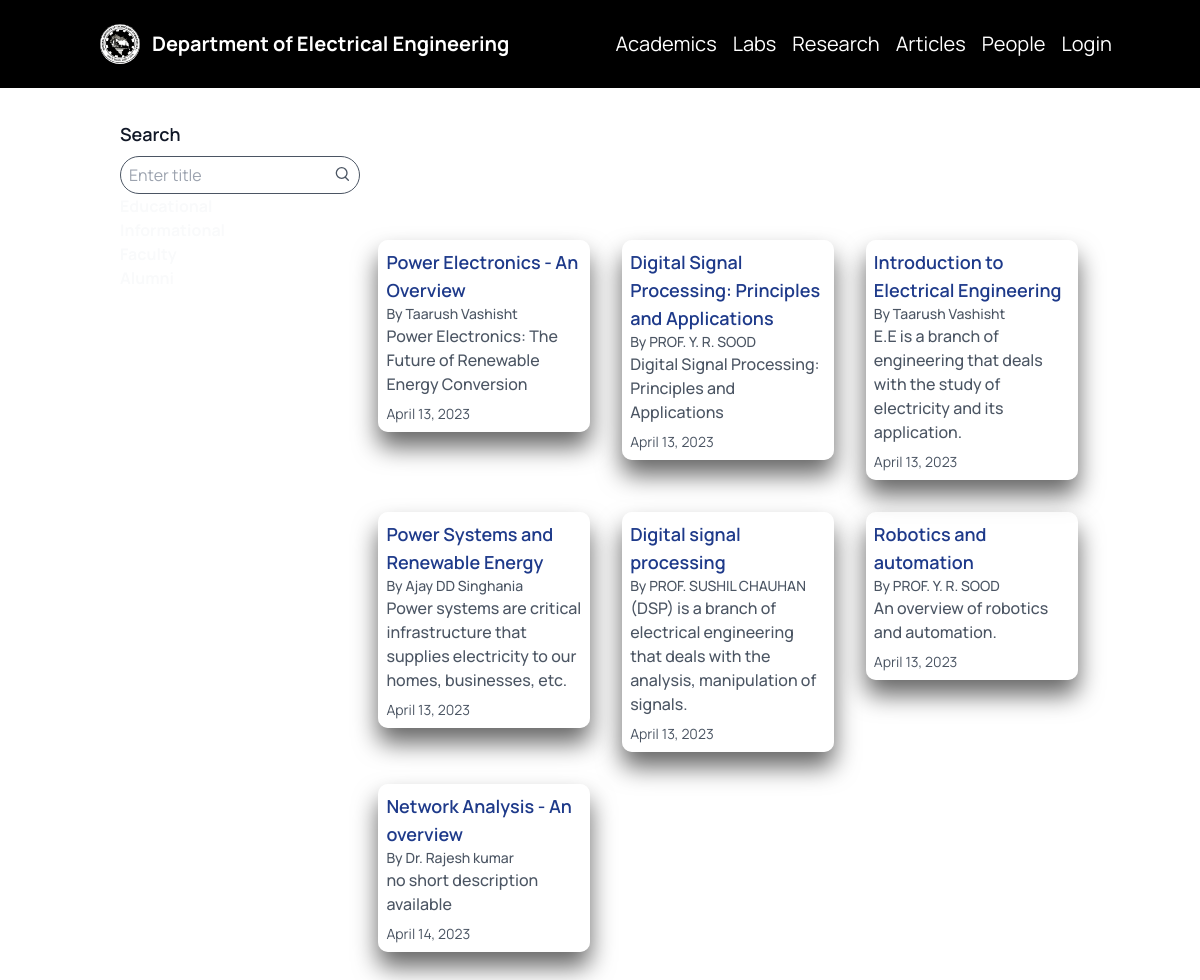
The page /faculty/posts/ on the database its author committed.
### ele/models.py (models this page shows, shortened)
class Post(models.Model):
    title = models.CharField(max_length=100)
    short_description= models.CharField(max_length=100,default="no short description available", blank=True)
    content = RichTextField(blank=True, null=True)
    author = models.ForeignKey(CustomUser, on_delete=models.CASCADE)
    document = models.FileField(upload_to='documents/', null=True, blank=True)
    created_at = models.DateTimeField(default=timezone.now)
    views = models.PositiveIntegerField(default=0)

class CustomUser(AbstractUser):
    role = models.CharField(choices=[(choice.value, choice.value) for choice in RoleChoices], max_length=10, null = True)
    bio = models.TextField(max_length=10000, null = True)
    name = models.TextField(max_length=30, null = True)
    company = models.TextField(null=True, blank=True)
    subjects = models.CharField(max_length=50, null = True, blank=True)
    profile_image = models.ImageField(upload_to="images/", null=True, blank=True)

### ele/views.py (the view)
# urls.py: path('faculty/posts/', PostListView.as_view(), name='faculty_posts'),
class PostListView(ListView):
    model = Post
    template_name = 'ele/post_list.html'
    paginate_by = 12
    def get_queryset(self):
        queryset = super().get_queryset()
        search_query = self.request.GET.get('search')
        if search_query:
            queryset = queryset.filter(title__icontains=search_query)
        return queryset

### ele/templates/ele/post_list.html (shortened to what this page needs)
{% extends 'ele/base.html' %}
{% block content %}
<div class="container mx-auto px-4 py-8">
  <div class="flex flex-wrap mx-2">
    <div class="w-full md:w-1/4 px-2 md:fixed">
    <h2 class="text-lg text-gray-900 font-semibold mb-2">Search</h2>
    <div class="relative">
      <form method="GET" action="{% url 'faculty_posts' %}">
        <div class="flex items-center bg-white border border-gray-600 border-2 p-2 w-60 rounded-full">
          <input class="appearance-none bg-white border-none w-full text-gray-700 leading-tight focus:outline-none" type="text" placeholder="Enter title" aria-label="Search" name="search" value="{{ request.GET.search }}">
          <button class="flex-wrap right-2 top-2 text-gray-600 hover:text-gray-700" type="submit">
              <svg class="w-4 h-4" fill="none" stroke-linecap="round" stroke-linejoin="round" stroke-width="2" viewBox="0 0 24 24" stroke="currentColor">
                  <path d="M15.5 15.5L20 20"></path>
                  <path d="M10 17C14.4183 17 18 13.4183 18 9C18 4.58172 14.4183 1 10 1C5.58172 1 2 4.58172 2 9C2 13.4183 5.58172 17 10 17Z"></path>
                </svg>
          </button>
        </div>
      </form>
    </div>
    <ul class="md:block hidden">
      <li><a href="#" class="text-l font-bold text-gray-50 hover:underline">Educational</a></li>
      <li><a href="#" class="font-bold text-gray-50 hover:underline">Informational</a></li>
      <li><a href="#" class="font-bold text-gray-50 hover:underline">Faculty</a></li>
      <li><a href="#" class="font-bold text-gray-50 hover:underline">Alumni</a></li>
    </ul>
  </div>
</div>
</div>
<div class="md:w-3/4 px-4 py-8 md:ml-auto">
      <h1 class="text-4xl mb-4 mx-8 text-white font-medium"> Articles </h1>
    <div class="container1 mx-auto">
      <div class="grid grid-cols-2 md:grid-cols-2 lg:grid-cols-3 gap-8">
        {% for post in object_list %}
        <div class="card bg-gray-200 rounded-lg shadow-md overflow-hidden hover:shadow-xl transition duration-300">
          <div class="p-2">
            <h1 class="text-lg font-semibold text-gray-800"><a href="{% url 'post_detail' pk=post.pk %}" class="text-blue-900 hover:underline">{{ post.title }}</a></h1>
            <p class="text-sm font-medium text-gray-600">By {{ post.author.name }}</p>
            <p class="text-base font-medium text-gray-600 mb-2">{{ post.short_description }}</p>
            <p class="mx-auto text-sm font-manrope text-gray-600">{{ post.created_at|date:"F d, Y" }}</p>
          </div>
        </div>
        {% endfor %}
      </div>
    </div>
  </div>
</div>
{% endblock %}

### ele/templates/ele/base.html (style rules this page uses)
body { background-color: #ffffff; font-family: 'Manrope', sans-serif; position: relative; color: #000000; }

### ele/templates/ele/post_list.html (style rules this page uses)
.card { background: rgba(255, 255, 255, 0.5); box-shadow: 0 15px 25px rgba(0,0,0,.6); border-radius: 10px; max-height: fit-content; }
.container1 { max-width: 95%; }

### rows shown on the page
Post: title "Power Electronics - An Overview", author.name "Taarush Vashisht", short_description "Power Electronics: The Future of Renewable Energy Conversion", created_at "April 13, 2023"
Post: title "Digital Signal Processing: Principles and Applications", author.name "PROF. Y. R. SOOD", short_description "Digital Signal Processing: Principles and Applications", created_at "April 13, 2023"
Post: title "Introduction to Electrical Engineering", author.name "Taarush Vashisht", short_description "E.E is a branch of engineering that deals with the study of electricity and its application.", created_at "April 13, 2023"
Post: title "Power Systems and Renewable Energy", author.name "Ajay DD Singhania", short_description "Power systems are critical infrastructure that supplies electricity to our homes, businesses, etc.", created_at "April 13, 2023"
Post: title "Digital signal processing", author.name "PROF. SUSHIL CHAUHAN", short_description "(DSP) is a branch of electrical engineering that deals with the analysis, manipulation of signals.", created_at "April 13, 2023"
Post: title "Robotics and automation", author.name "PROF. Y. R. SOOD", short_description "An overview of robotics and automation.", created_at "April 13, 2023"
Post: title "Network Analysis - An overview", author.name "Dr. Rajesh kumar", short_description "no short description available", created_at "April 14, 2023"
